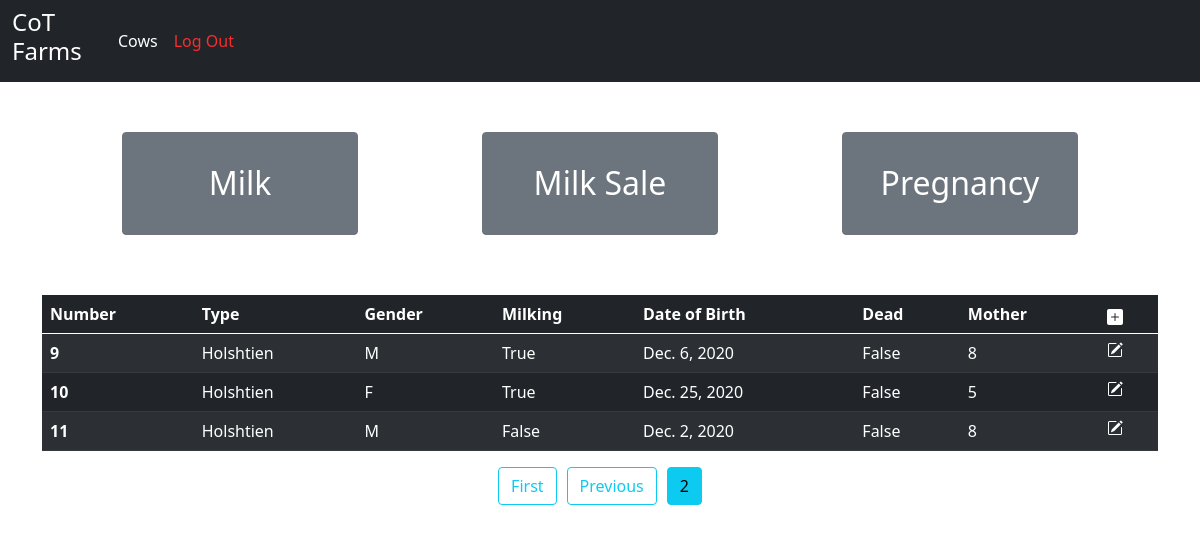
Page /Cows/?page=2 (signed in) on the committed database.
### Manager/models.py (models this page shows, shortened)
class Cow(models.Model):
    Gender = (("M","MALE"),("F","FEMALE"))
    number = models.IntegerField(primary_key=True)
    dob = models.DateField()
    Type = models.ForeignKey(CowType, on_delete=models.SET_NULL, null=True)
    mother = models.ForeignKey("self", on_delete=models.SET_NULL, null=True, blank=True )
    gender = models.CharField(choices=Gender,max_length=1)
    dead = models.BooleanField(default=False)
    isMilking = models.BooleanField(default=False)

class CowType(models.Model):
    Type = models.CharField(max_length=30)
    def __str__(self):
        return self.Type

### Manager/views.py (the view)
# urls.py: path('', login_required(CowListView.as_view()), name='manager-cow-home'),
class CowListView(ListView):
    model = Cow
    template_name = 'Manager/Cows.html'
    context_object_name = "cows"
    ordering = ['number']
    paginate_by = 8

### Manager/templates/Manager/Cows.html (shortened to what this page needs)
{% extends "Manager/base.html" %}
{% block content %}
    <div style="padding: 30px;margin-bottom: 30px; padding-top: 0px;" class="row">
        <div class="col-md d-flex justify-content-center">
            <a href="{% url 'manager-cow-milk' %}" class="btn btn-secondary" style="padding: 8%; width: 70%; font-size: 200%;">Milk</a>
        </div>
        <div class="col-md d-flex justify-content-center">
            <a href="{% url 'manager-cow-milk-sale' %}" class="btn btn-secondary" style="padding: 8%; width: 70%; font-size: 200%;">Milk Sale</a>
        </div>
        <div class="col-md d-flex justify-content-center">
            <a href="{% url 'manager-cow-pregnancy' %}" class="btn btn-secondary" style="padding: 8%; width: 70%; font-size: 200%;">Pregnancy</a>
        </div>
    </div>
    <table class="table table-dark table-hover table-striped">
        <thead>
            <tr>
                <th scope="col">Number</th>
                <th scope="col">Type</th>
                <th scope="col">Gender</th>
                <th scope="col">Milking</th>
                <th scope="col">Date of Birth</th>
                <th scope="col">Dead</th>
                <th scope="col">Mother</th>
                <th scope="col">
                    <a type="button" href="{% url 'manager-cow-addcow' %}">
                        <svg xmlns="http://www.w3.org/2000/svg" width="16" height="16" fill="white" class="bi bi-plus-square-fill" viewBox="0 0 16 16">
                            <path d="M2 0a2 2 0 0 0-2 2v12a2 2 0 0 0 2 2h12a2 2 0 0 0 2-2V2a2 2 0 0 0-2-2H2zm6.5 4.5v3h3a.5.5 0 0 1 0 1h-3v3a.5.5 0 0 1-1 0v-3h-3a.5.5 0 0 1 0-1h3v-3a.5.5 0 0 1 1 0z"/>
                        </svg>
                    </a>
                </th>
            </tr>
        </thead>
        <tbody>
        {% for cow in cows %}
            <tr>
                <th scope="row">{{cow.number}}</th>
                <td>{{cow.Type}}</td>
                <td>{{cow.gender}}</td>
                <td>{{cow.isMilking}}</td>
                <td>{{cow.dob}}</td>
                <td>{{cow.dead}}</td>
                <td>{{cow.mother.number}}</td>
                <td>
                    <a type="button" href="{% url 'manager-cow-editcow' cow.number %}">
                    </a>
                </td>
            </tr>
        {% endfor %}
        </tbody>
    </table>
    <div class="d-flex justify-content-center">
        {% if page_obj.has_previous %}
            <a href="?page=1" class="btn btn-outline-info" style="margin-left: 5px; margin-right: 5px;">First</a>
            <a href="?page={{ page_obj.previous_page_number }}" class="btn btn-outline-info" style="margin-left: 5px; margin-right: 5px;">Previous</a>
        {% endif %}
        <a href="" class="btn btn-info" style="margin-left: 5px; margin-right: 5px;">{{ page_obj.number }}</a>
    </div>
{% endblock content %}

### rows in the picture
Cow: number "9", Type "Holshtien", gender "M", isMilking "True", dob "Dec. 6, 2020", dead "False", mother.number "8"
Cow: number "10", Type "Holshtien", gender "F", isMilking "True", dob "Dec. 25, 2020", dead "False", mother.number "5"
Cow: number "11", Type "Holshtien", gender "M", isMilking "False", dob "Dec. 2, 2020", dead "False", mother.number "8"

### other values in the picture
{{ page_obj.number }} "2"
